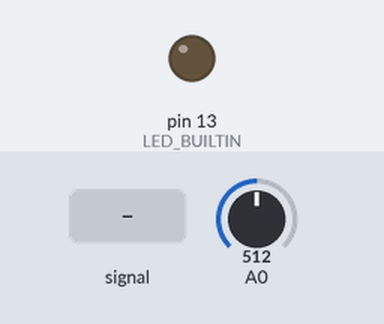
A sketch run on a simulated Arduino Leonardo, built with avr-gcc and run on an emulated ATmega32U4. Shown: output pins drawn as LEDs (lit = HIGH). Inputs (shaded band) come from the test bench; at power-on: A0 = 512.

Above: at 1.2 s.
1.3 s: A0 fed a 200 Hz sine of ±460 counts around its level
At 2.2 s:
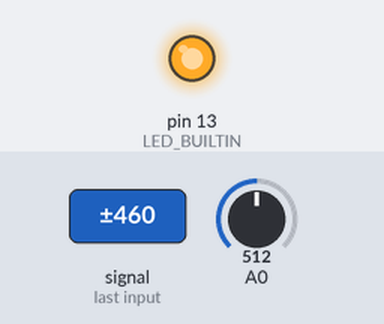
3.3 s: A0 set to 553
At 4.7 s:
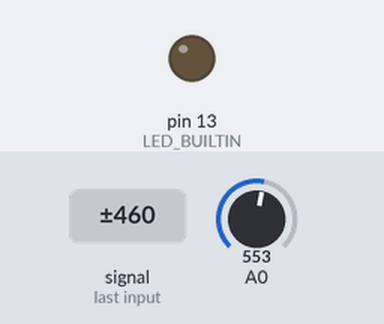
Timing chart, 0 to 6.3 s (numbered marks = the images above; inputs shaded):
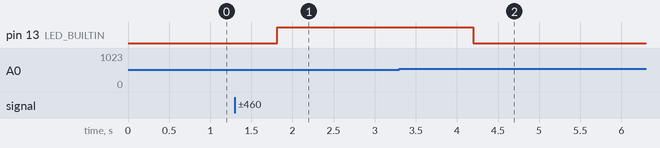

The sketch:

AudioToMidiInterface.ino
```cpp
#include "SignalAnalyzer.h"
#include "MidiEncoder.h"

const int SAMPLING_RATE = 50000; //More than five times the Nyquist frequency
const int SAMPLES_PER_MESSAGE = 5000; //Fits two periods of the lowest frequency
const float MIN_FREQUENCY = 20.00f; //Slightly below the frequency of the lowest key in a piano
const float MAX_FREQUENCY = 4400.00f; //Slightly above the frequency of the highest key in a piano
const int MIN_AMPLITUDE = 511; //Half the analog input range (zero amplitude, -Infinity dBFS)
const int LOW_THRESHOLD = 543; //-24dBFS from max amplitude
const int HIGH_THRESHOLD = 873; //-3dBFS from max amplitude
const float VELOCITY_MAPPING_CONSTANT = 0.16540f; //Decibel increase per velocity
const unsigned long TIME_CALIBRATION = 6; //Microseconds to subtract from sampling period to account for the time it takes the Arduino device to execute instructions. Determined through testing

int* samples; //Pointer to samples array
byte previousMidiPitch; //Holds the last MIDI pitch detected
unsigned long microsecondsBetweenSamples; //Number of microseconds between analog signal reads (sampling)
unsigned long nextSamplingTime; //Time when the next sampling must occur in order to ensure constant sampling rate
SignalAnalyzer* signalAnalyzer; //Pointer to SignalAnalyzer object, used to calculate amplitude and frequency
MidiEncoder* midiEncoder; //Pointer to MidiEncoder object, used to encode MIDI pitch and velocity. Sends MIDI NOTE ON and MIDI NOTE OFF messages

//One-time execution to initialize program
void setup() {
    signalAnalyzer = new SignalAnalyzer(SAMPLING_RATE, SAMPLES_PER_MESSAGE, MIN_AMPLITUDE, LOW_THRESHOLD);
    midiEncoder = new MidiEncoder(MIN_AMPLITUDE, LOW_THRESHOLD, HIGH_THRESHOLD, VELOCITY_MAPPING_CONSTANT);
    samples = new int[SAMPLES_PER_MESSAGE];
    microsecondsBetweenSamples = 1000000/SAMPLING_RATE; //1000000 microseconds in a second
    previousMidiPitch = 0;
    //Serial port used for reading and writing at a maximum rate of 115200 baud/s (one of Arduino's preset values)
    Serial.begin(115200);
    //Initialize Arduino built-in LED, used for detecting very high input signals (-3dBFS) and alerting the user
    pinMode(LED_BUILTIN, OUTPUT);
}

//Function that runs in an infinite loop while microcontroller remains powered on.
void loop() {
    //Read samples from ADC pin
    for (int i = 0; i <= SAMPLES_PER_MESSAGE; i++) {
        nextSamplingTime = micros() + microsecondsBetweenSamples;
        //Loop and do nothing until it is time to read the next sample
        while(nextSamplingTime - TIME_CALIBRATION > micros()){}
        samples[i] = analogRead(A0);
    }

    //Analyze samples and process MIDI message
    signalAnalyzer->analyzeSamples(samples);
    int currentSampleArrayAmplitude = signalAnalyzer->getAmplitude();
    if (currentSampleArrayAmplitude >= LOW_THRESHOLD) {
        if(currentSampleArrayAmplitude >= HIGH_THRESHOLD){
          //Turn on the Arduino LED to indidicate a high input signal
          digitalWrite(LED_BUILTIN, HIGH);
        }
        else{
          //Turn off the Arduino LED, or keep off if it wasn't on already
          digitalWrite(LED_BUILTIN, LOW);
        }
        float currentSampleArrayFrequency = signalAnalyzer->getFrequency();
        if (currentSampleArrayFrequency >= MIN_FREQUENCY && currentSampleArrayFrequency <= MAX_FREQUENCY) {
          byte pitch = midiEncoder->mapFrequencyToMidiPitch(currentSampleArrayFrequency);
          byte velocity = midiEncoder->mapAmplitudeToMidiVelocity(currentSampleArrayAmplitude);
          //The MIDI NOTE ON message is sent if and only if the current pitch matches the previously detected pitch.
          //This helps avoid jitter and noise, since it ensures that messages are sent only when the detection is consistent
          if(pitch == previousMidiPitch){
            midiEncoder->sendNoteOn(pitch, velocity);
          }
          else{
            previousMidiPitch = pitch;
          }
        }
    }
    else {
        midiEncoder->sendNoteOff();
        previousMidiPitch = 0; //Reset to indicate that there is no pitch
        //Turn off the Arduino LED, or keep off if it wasn't on already
        digitalWrite(LED_BUILTIN, LOW);
    }
}
```

MidiEncoder.cpp
```cpp
#include "MidiEncoder.h"
#include "math.h"
#include "Arduino.h"

MidiEncoder::MidiEncoder(int minAmplitudeValue, int lowerDynamicThreshold, int upperDynamicThreshold, float velocityMappingConstant) {
	this->lowerDynamicThreshold = lowerDynamicThreshold;
	this->upperDynamicThreshold = upperDynamicThreshold;
	this->minAmplitudeValue = minAmplitudeValue;
	this->velocityMappingConstant = velocityMappingConstant;
  	//Fill the pitch to frequency map by calculating the frequency for each pitch of interest. The offset is necessary to match the array indices with the MIDI pitch numbering system.
	for (int p = 0; p < PITCHES; p++) {
		pitchToFrequencyMap[p] = 440 * pow(2, (p + MIDI_PITCH_OFFSET - 69) / 12.0);
	}
}

//Prepare and send a MIDI NOTE ON message for given frequency and amplitude
// midiEventPacket_t parameters: {Status, Status Byte, Data Byte 1, Data Byte 2}
void MidiEncoder::sendNoteOn(byte pitch, byte velocity) {
  	//If there are other active pitches turn them off
	if (currentlyActivePitch != -1) {
		if (currentlyActivePitch != pitch) {
			sendNoteOff();
		}
		else {
			return; //Same pitch is already on, return and leave the note on
		}
	}
  Serial.print("Sending NOTE ON to MIDI pitch: "); Serial.print(pitch); Serial.print(" | velocity: "); Serial.println(velocity); //For logging and debugging
	midiEventPacket_t noteOn = { 0x09, 0x90, pitch, velocity};
	MidiUSB.sendMIDI(noteOn);
  MidiUSB.flush();
	currentlyActivePitch = pitch;
}

//Prepare and send a MIDI NOTE OFF message for currently active note
// midiEventPacket_t parameters: {Status, Status Byte, Data Byte 1, Data Byte 2}
void MidiEncoder::sendNoteOff() {
	if (currentlyActivePitch == -1) return; //Already off
  Serial.print("Sending NOTE OFF to MIDI pitch: "); Serial.println(currentlyActivePitch); //For logging and debugging
	midiEventPacket_t noteOff = { 0x08, 0x80, currentlyActivePitch, 0x00 };
	MidiUSB.sendMIDI(noteOff);
  MidiUSB.flush();
	currentlyActivePitch = -1;
}

byte MidiEncoder::mapFrequencyToMidiPitch(float frequency) {
	for (int p = 1; p < PITCHES; p++) {
		if (pitchToFrequencyMap[p] >= frequency && frequency >= pitchToFrequencyMap[p - 1]) {
			//Corresponding pitch between p and p-1. Find the closest match
      		//Use the MIDI Pitch to Frequency formula and to calculate the frequency of p - 0.5, which maps to the midpoint frequency between p and p-1
      		double midPointFrequency = 440 * pow(2, (p - 0.5 + MIDI_PITCH_OFFSET - 69) / 12.0);
			if (midPointFrequency > frequency) {
				return (byte) (p - 1 + MIDI_PITCH_OFFSET); //Return the lower pitch
			}
			else{
				return (byte) (p + MIDI_PITCH_OFFSET); //Return the higher pitch
			}
		}
	}
	return (byte) -1; //Return invalid pitch
}

byte MidiEncoder::mapAmplitudeToMidiVelocity(int amplitude) {
	if (amplitude >= this->upperDynamicThreshold) {
		return (byte) 127; //Max velocity
	}
	else if (amplitude <= this->lowerDynamicThreshold) {
		return (byte) 0; //Min velocity
	}
	else {
    	//Amplitude between thresholds, use the decibel scale and the mapping constant to calculate velocity
    	float velocity = (20.0 * log10((float)amplitude - (float)this->minAmplitudeValue) - 20.0 * log10((float)this->lowerDynamicThreshold - (float)this->minAmplitudeValue)) / this->velocityMappingConstant;
		return (byte) velocity;
	}
}
```

MidiEncoder.h
```cpp
#include "MIDIUSB.h"

class MidiEncoder {
public:
	MidiEncoder(int minAmplitudeValue, int lowerDynamicThreshold, int upperDynamicThreshold, float velocityMappingConstant);
	void sendNoteOn(byte pitch, byte velocity); //Encode MIDI pitch and velocity, then send MIDI NOTE ON message
	void sendNoteOff(); //Send MIDI NOTE OFF to any active note
  	byte mapFrequencyToMidiPitch(float frequency); //Utility function to calculte MIDI pitch given the frequency
  	byte mapAmplitudeToMidiVelocity(int amplitude); //Utility funciton to calculate velocity given the amplitude
private:
	const int PITCHES = 88; //Notes in the piano. Pitches of interest
	const int MIDI_PITCH_OFFSET = 21; //Offset between the pitch map used here and the MIDI pitch numbering

	int currentlyActivePitch = -1; //Stores the pitch that is currently on (NOTE ON)
	int lowerDynamicThreshold;  //Lower dynamic range threshold. Maps to 0 velocity
	int upperDynamicThreshold; //Upper dynamic range threshold. Maps to 127 velocity
	int minAmplitudeValue; //Center of the input range. Indicates a dead signal (silence)
	float velocityMappingConstant; //Decibel increase per velocity

	float pitchToFrequencyMap[88]; //88 elements hold the frequencies corresponding to the 88 pitches of the piano
};
```

SignalAnalyzer.cpp
```cpp
#include "SignalAnalyzer.h"
#include "Arduino.h"

SignalAnalyzer::SignalAnalyzer(int samplingRate, int samplesPerMessage, int minAmplitudeValue, int lowerDynamicThreshold) {
	this->samplingRate = samplingRate;
	this->samplesPerMessage = samplesPerMessage;
	this->minAmplitudeValue = minAmplitudeValue;
	this->lowerDynamicThreshold = lowerDynamicThreshold;
}

//Receive the samples array and process it to find the peaks. Amplitude and frequency can be calculated with the peak indices.
void SignalAnalyzer::analyzeSamples(int samples[]) {
	this->samples = samples;
  //Set to -1 to indicate null values
	averagePeakValue = minAmplitudeValue;
  averagePeriod = -1;
  //Local variables to keep track of peaks found
  int previousPeakIndex = -1;
  int currentPeakIndex = -1;
  int peaksFound = 0;
  //This flag indicates that the signal has dropped below the zero amplitude value at least once. Peaks are located between zero crossings
	bool zeroCrossed = false;
  //Traverse samples and find peak between zero crossings
	for (int i = 0; i < samplesPerMessage; i++) {
		if (!zeroCrossed) {
      //Wait until the signal drops below the minimum amplitude (zero crossing)
			if (samples[i] <= minAmplitudeValue) {
        //First zero crossing occurred. Begin searching for the first peak value
				zeroCrossed = true;
        currentPeakIndex = i;
			}
		}
		else {
      //Search for next peak value
			if (samples[i] > samples[currentPeakIndex]) {
        //New local maximum found
				currentPeakIndex = i;
			}
			else if (samples[i] <= minAmplitudeValue && samples[currentPeakIndex] >= lowerDynamicThreshold) {
        //Second zero crossing occurred. Process the peak that was found
        peaksFound++;
        if(peaksFound == 1){
          //First peak found, initialize avaragePeakValue to this peak's value
          averagePeakValue = samples[currentPeakIndex];
        }
        else if(peaksFound == 2){
          //Second peak found. The averagePeriod is initialized as the difference between peaks
          averagePeakValue = (averagePeakValue + samples[currentPeakIndex])/2;
          averagePeriod = currentPeakIndex - previousPeakIndex;
        }
        else {
          //Beyond second peak. Values and periods are averaged
          averagePeakValue = (averagePeakValue + samples[currentPeakIndex])/2;
          averagePeriod = (averagePeriod + currentPeakIndex - previousPeakIndex)/2;
        }
        //Done with previousPeakIndex, replace with current and begin searching for the next
        previousPeakIndex = currentPeakIndex;
        currentPeakIndex = i;
        //This zero crossing counts as the first zero crossing for the next iteration, hence zeroCrossed remains true
			}
		}
	}
}

float SignalAnalyzer::getFrequency() {
  //If the average period could not be calculated return -1.0f to indicate invalid frequency
	if (averagePeriod == -1) return -1.0f;
  //Else calculate frequency from period
	return samplingRate / averagePeriod;
}

int SignalAnalyzer::getAmplitude() {
  return averagePeakValue;
}
```

SignalAnalyzer.h
```cpp
class SignalAnalyzer {
public:
	SignalAnalyzer(int samplingRate, int samplesPerMessage, int minAmplitudeValue, int lowerDynamicThreshold);

	void analyzeSamples(int samples[]); //Obtain the samples and analyze them to obtain the averagePeakValue and averagePeriod

	float getFrequency(); //Obtain the frequency calculated in the analysis
	int getAmplitude(); //Obtain the amplitude calculated in the analysis
private:
	int* samples; //Array to hold a portion of the input signal for analysis
  	int averagePeakValue; //The average peak value of the analyzed signal
  	int averagePeriod; //The average sample distance between peaks in the analyzed signal

	int samplingRate; //Rate at which the input is sampled
	int samplesPerMessage; //Number of messages to process before returnning response
  	int lowerDynamicThreshold;  //Lower dynamic range threshold. Maps to 0 velocity
  	int minAmplitudeValue; //Center of the input range. Indicates a dead signal (silence)
};
```

Measured:
- after the input at 1.3 s, pin 13 (LED_BUILTIN): LOW → HIGH after 0.51 s
- after the input at 3.3 s, pin 13 (LED_BUILTIN): HIGH → LOW after 0.90 s
